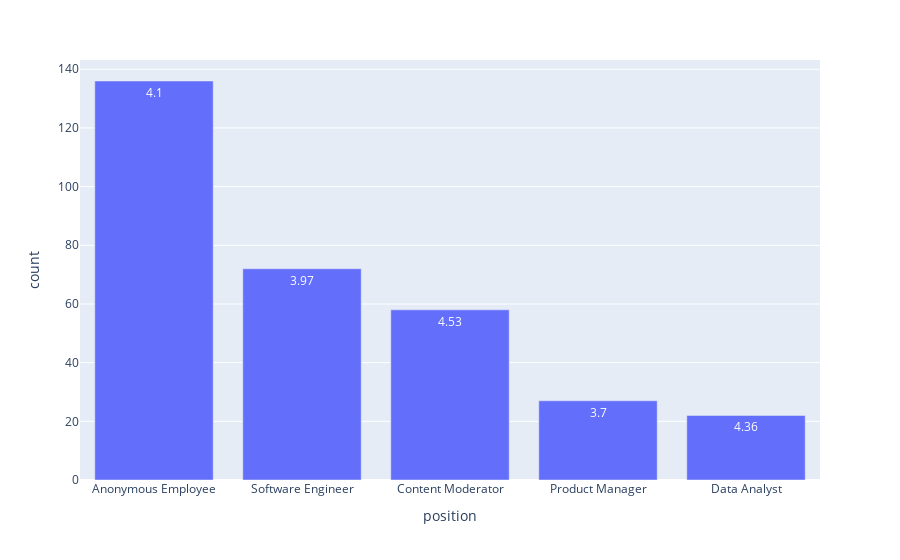

The cell this chart's notebook holds for it:
### Code cell
import plotly.express as px

fig = px.bar(combined_df, x="position", y="count", text="score")
fig.update_layout(xaxis={'categoryorder':'total descending'})
fig.show()

### Figure 1 — Plotly figure (JSON) as saved in the notebook; plotly's stock layout.template omitted (floating-point values rounded to 4 significant figures)
{"data": [{"alignmentgroup": "True", "hovertemplate": "position=%{x}<br>count=%{y}<br>score=%{text}<extra></extra>", "legendgroup": "", "marker": {"color": "#636efa", "pattern": {"shape": ""}}, "name": "", "offsetgroup": "", "orientation": "v", "showlegend": false, "text": [4.1, 4.53, 4.36, 3.7, 3.97], "textposition": "auto", "type": "bar", "x": ["Anonymous Employee", "Content Moderator", "Data Analyst", "Product Manager", "Software Engineer"], "xaxis": "x", "y": [136, 58, 22, 27, 72], "yaxis": "y"}], "layout": {"barmode": "relative", "legend": {"tracegroupgap": 0}, "margin": {"t": 60}, "xaxis": {"anchor": "y", "categoryorder": "total descending", "domain": [0, 1], "title": {"text": "position"}}, "yaxis": {"anchor": "x", "domain": [0, 1], "title": {"text": "count"}}}}
